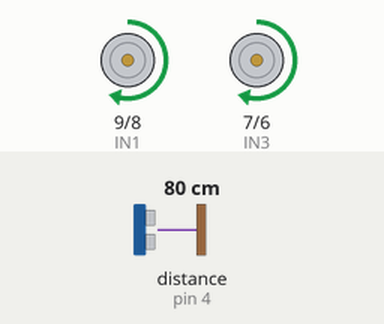
Bench run of a sketch on a simulated Arduino Uno, built with avr-gcc and run on an emulated ATmega328P. Shown: motor-driver pin pairs drawn as motors (green arrow = first pin HIGH = forward, orange = second pin HIGH = backward, longer = more drive, scaled by the enable pin). Wiring (inferred from the names in the program): ultrasonic range finder: trigger pin 11; echo pin 4. The inputs (shaded band) are chosen by the test bench; at power-on: distance to the obstacle (sensor on pin 4) 80 cm. The echo pulse lasts 58.3 µs per cm.

Above: at 1.2 s.
1.3 s: distance to the obstacle (sensor on pin 4) set to 23 cm
2.8 s: distance to the obstacle (sensor on pin 4) set to 19 cm
At 4.3 s:
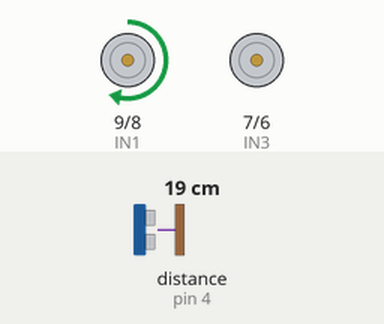
5.8 s: distance to the obstacle (sensor on pin 4) set to 35 cm
At 6.9 s:
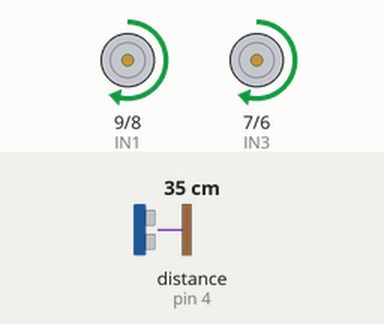
7.8 s: distance to the obstacle (sensor on pin 4) set to 2 cm
At 8.4 s:
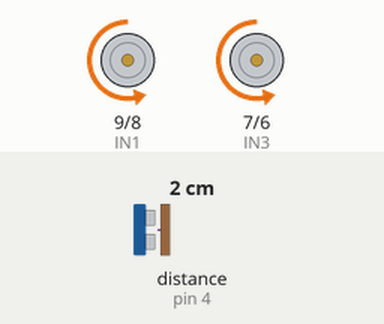
Timing chart, 0 to 11.8 s (numbered marks = the images above; inputs shaded):
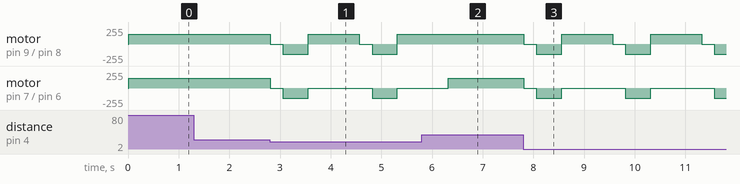

The sketch:

ObstacleAvoidingCode.ino
```cpp
#define speedL 10
#define IN1 9
#define IN2 8
#define IN3 7
#define IN4 6
#define speedR 5
#define trig 11
#define echo 4
long duration,distance;

void setup() {
for(int i=5 ; i<=11 ; i++)
  {
    pinMode(i, OUTPUT);
  }
pinMode(echo, INPUT);
}

void Ultrasonic(){
digitalWrite(trig, LOW);
delayMicroseconds(2);
digitalWrite(trig, HIGH);
delayMicroseconds(10);
digitalWrite(trig, LOW);
duration = pulseIn(echo, HIGH);
distance = (duration/2) * 0.0343;
delay(5);
}
void forword()
{
digitalWrite(IN1, HIGH);
digitalWrite(IN2, LOW);
digitalWrite(IN3, HIGH);
digitalWrite(IN4, LOW);
analogWrite(speedL,150);
analogWrite(speedR,150);
}

void backword()
{
digitalWrite(IN1, LOW);
digitalWrite(IN2, HIGH);
digitalWrite(IN3, LOW);
digitalWrite(IN4, HIGH);
analogWrite(speedL,150);
analogWrite(speedR,150);
}

void left()
{
digitalWrite(IN1, LOW);
digitalWrite(IN2, LOW);
digitalWrite(IN3, HIGH);
digitalWrite(IN4, LOW);
analogWrite(speedL,0);
analogWrite(speedR,150);
}

void right()
 {
digitalWrite(IN1, HIGH);
digitalWrite(IN2, LOW);
digitalWrite(IN3, LOW);
digitalWrite(IN4, LOW);
analogWrite(speedL,150);
analogWrite(speedR,0);
}

void stopp(){
digitalWrite(speedL, LOW);
digitalWrite(speedR, LOW);
}

void loop(){
Ultrasonic();
if(distance<20){
stopp();
delay(250);
backword();
delay(500);
right();
delay(1000);
}else{
  forword();
 }
}
```

Measured:
- the behaviour switches between 21 and 20 cm on distance to the obstacle (sensor on pin 4) (found by bisection; images 0 and 1)
- after the input at 1.3 s, every drawn part: stays the same
- after the input at 5.8 s, motor on pin 9 (IN1) / pin 8 (IN2): stays forward 150/255 (without the input it goes to stopped after 0.52 s)
- after the input at 7.8 s, motor on pin 9 (IN1) / pin 8 (IN2): forward 150/255 → stopped at once, then repeats every 1.8 s: backward 150/255 0.50 s, forward 150/255 1.0 s, stopped 0.25 s; motor on pin 7 (IN3) / pin 6 (IN4): forward 150/255 → stopped at once, then repeats every 1.8 s: backward 150/255 0.50 s, stopped 1.3 s
